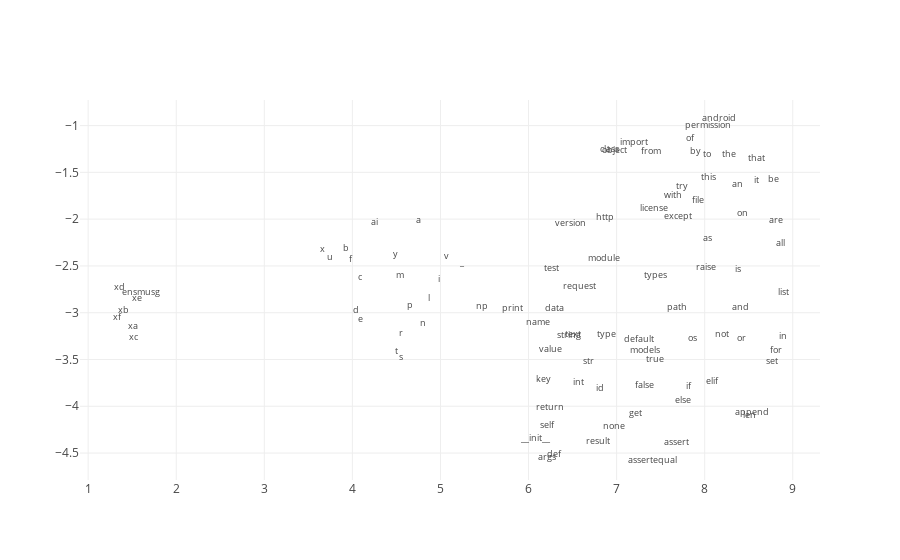

Write notebook code for a chart like this one.
### Markdown cell above
Scatter plot visualisation using plotly (be carefull how many words you want to visualise this way), you can kill your browser :))

### Code cell
x_coords = Y[:, 0]
y_coords = Y[:, 1]

trace1 = go.Scatter(
    x=x_coords,
    y=y_coords,

    mode='text',
    text=word_labels,
    textfont=dict(
        size=9,
    )
)

data=[trace1]
fig = go.Figure(data=data)
iplot(fig)

### Figure 1 — Plotly figure (JSON) as saved in the notebook; plotly's stock layout.template omitted (floating-point values rounded to 4 significant figures)
{"data": [{"mode": "text", "text": ["</s>", "self", "x", "the", "if", "a", "u", "def", "in", "return", "none", "for", "to", "ai", "is", "of", "s", "b", "import", "c", "e", "d", "f", "and", "from", "not", "name", "true", "class", "n", "or", "i", "false", "this", "value", "type", "data", "with", "else", "as", "be", "r", "path", "t", "get", "os", "v", "assertequal", "android", "that", "p", "key", "args", "it", "file", "len", "str", "list", "xc", "np", "raise", "m", "id", "xe", "xf", "__init__", "xa", "y", "_", "an", "xb", "l", "xd", "append", "int", "permission", "license", "object", "try", "by", "default", "except", "print", "set", "string", "http", "on", "result", "test", "are", "ensmusg", "assert", "models", "types", "version", "elif", "request", "all", "module", "text"], "textfont": {"size": 9}, "type": "scatter", "x": [6.274, 6.215, 3.659, 8.271, 7.811, 4.753, 3.749, 6.293, 8.889, 6.24, 6.967, 8.812, 8.023, 4.255, 8.383, 7.838, 4.551, 3.924, 7.198, 4.086, 4.096, 4.04, 3.981, 8.409, 7.388, 8.193, 6.106, 7.438, 6.916, 4.8, 8.413, 4.988, 7.311, 8.049, 6.245, 6.884, 6.297, 7.646, 7.757, 8.03, 8.779, 4.551, 7.69, 4.499, 7.217, 7.856, 5.066, 7.402, 8.159, 8.585, 4.657, 6.169, 6.214, 8.592, 7.922, 8.505, 6.677, 8.889, 1.512, 5.476, 8.011, 4.536, 6.807, 1.56, 1.327, 6.077, 1.508, 4.485, 5.249, 8.376, 1.402, 4.869, 1.357, 8.542, 6.564, 8.033, 7.426, 6.978, 7.737, 7.896, 7.25, 7.701, 5.819, 8.766, 6.454, 6.865, 8.433, 6.789, 6.26, 8.812, 1.602, 7.677, 7.322, 7.442, 6.474, 8.085, 6.58, 8.86, 6.851, 6.505], "y": [-2.453, -4.208, -2.323, -1.313, -3.791, -2.02, -2.413, -4.517, -3.253, -4.018, -4.216, -3.401, -1.314, -2.035, -2.543, -1.138, -3.486, -2.318, -1.186, -2.624, -3.073, -2.974, -2.432, -2.942, -1.283, -3.233, -3.107, -3.506, -1.261, -3.121, -3.279, -2.652, -3.783, -1.553, -3.391, -3.233, -2.962, -1.749, -3.94, -2.211, -1.576, -3.229, -2.951, -3.419, -4.082, -3.273, -2.407, -4.585, -0.9296, -1.358, -2.927, -3.715, -4.55, -1.587, -1.803, -4.099, -3.527, -2.79, -3.271, -2.936, -2.514, -2.601, -3.813, -2.85, -3.058, -4.344, -3.152, -2.382, -2.464, -1.631, -2.975, -2.854, -2.73, -4.072, -3.751, -1.003, -1.888, -1.271, -1.657, -1.276, -3.286, -1.971, -2.953, -3.529, -3.244, -1.983, -1.941, -4.384, -2.533, -2.019, -2.784, -4.389, -3.402, -2.601, -2.054, -3.733, -2.728, -2.264, -2.418, -3.231]}], "layout": {}}
